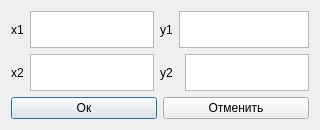
<?xml version="1.0" encoding="UTF-8"?>
<ui version="4.0">
 <class>CutGray</class>
 <widget class="QDialog" name="CutGray">
  <property name="geometry">
   <rect>
    <x>0</x>
    <y>0</y>
    <width>320</width>
    <height>130</height>
   </rect>
  </property>
  <property name="minimumSize">
   <size>
    <width>320</width>
    <height>130</height>
   </size>
  </property>
  <property name="maximumSize">
   <size>
    <width>320</width>
    <height>130</height>
   </size>
  </property>
  <property name="windowTitle">
   <string/>
  </property>
  <layout class="QVBoxLayout" name="verticalLayout">
   <item>
    <layout class="QGridLayout" name="gridLayout">
     <item row="0" column="0">
      <widget class="QLabel" name="label">
       <property name="text">
        <string>x1</string>
       </property>
      </widget>
     </item>
     <item row="0" column="1">
      <widget class="QTextBrowser" name="x1">
       <property name="readOnly">
        <bool>false</bool>
       </property>
       <property name="html">
        <string>&lt;!DOCTYPE HTML PUBLIC &quot;-//W3C//DTD HTML 4.0//EN&quot; &quot;http://www.w3.org/TR/REC-html40/strict.dtd&quot;&gt;
&lt;html&gt;&lt;head&gt;&lt;meta name=&quot;qrichtext&quot; content=&quot;1&quot; /&gt;&lt;style type=&quot;text/css&quot;&gt;
p, li { white-space: pre-wrap; }
&lt;/style&gt;&lt;/head&gt;&lt;body style=&quot; font-family:'Ubuntu'; font-size:11pt; font-weight:400; font-style:normal;&quot;&gt;
&lt;p style=&quot;-qt-paragraph-type:empty; margin-top:0px; margin-bottom:0px; margin-left:0px; margin-right:0px; -qt-block-indent:0; text-indent:0px;&quot;&gt;&lt;br /&gt;&lt;/p&gt;&lt;/body&gt;&lt;/html&gt;</string>
       </property>
      </widget>
     </item>
     <item row="0" column="2">
      <widget class="QLabel" name="label_3">
       <property name="text">
        <string>y1</string>
       </property>
      </widget>
     </item>
     <item row="0" column="3" colspan="2">
      <widget class="QTextBrowser" name="y1">
       <property name="readOnly">
        <bool>false</bool>
       </property>
       <property name="html">
        <string>&lt;!DOCTYPE HTML PUBLIC &quot;-//W3C//DTD HTML 4.0//EN&quot; &quot;http://www.w3.org/TR/REC-html40/strict.dtd&quot;&gt;
&lt;html&gt;&lt;head&gt;&lt;meta name=&quot;qrichtext&quot; content=&quot;1&quot; /&gt;&lt;style type=&quot;text/css&quot;&gt;
p, li { white-space: pre-wrap; }
&lt;/style&gt;&lt;/head&gt;&lt;body style=&quot; font-family:'Ubuntu'; font-size:11pt; font-weight:400; font-style:normal;&quot;&gt;
&lt;p style=&quot;-qt-paragraph-type:empty; margin-top:0px; margin-bottom:0px; margin-left:0px; margin-right:0px; -qt-block-indent:0; text-indent:0px;&quot;&gt;&lt;br /&gt;&lt;/p&gt;&lt;/body&gt;&lt;/html&gt;</string>
       </property>
      </widget>
     </item>
     <item row="1" column="0">
      <widget class="QLabel" name="label_2">
       <property name="text">
        <string>x2</string>
       </property>
      </widget>
     </item>
     <item row="1" column="1">
      <widget class="QTextBrowser" name="x2">
       <property name="readOnly">
        <bool>false</bool>
       </property>
       <property name="html">
        <string>&lt;!DOCTYPE HTML PUBLIC &quot;-//W3C//DTD HTML 4.0//EN&quot; &quot;http://www.w3.org/TR/REC-html40/strict.dtd&quot;&gt;
&lt;html&gt;&lt;head&gt;&lt;meta name=&quot;qrichtext&quot; content=&quot;1&quot; /&gt;&lt;style type=&quot;text/css&quot;&gt;
p, li { white-space: pre-wrap; }
&lt;/style&gt;&lt;/head&gt;&lt;body style=&quot; font-family:'Ubuntu'; font-size:11pt; font-weight:400; font-style:normal;&quot;&gt;
&lt;p style=&quot;-qt-paragraph-type:empty; margin-top:0px; margin-bottom:0px; margin-left:0px; margin-right:0px; -qt-block-indent:0; text-indent:0px;&quot;&gt;&lt;br /&gt;&lt;/p&gt;&lt;/body&gt;&lt;/html&gt;</string>
       </property>
      </widget>
     </item>
     <item row="1" column="2" colspan="2">
      <widget class="QLabel" name="label_4">
       <property name="text">
        <string>y2</string>
       </property>
      </widget>
     </item>
     <item row="1" column="4">
      <widget class="QTextBrowser" name="y2">
       <property name="readOnly">
        <bool>false</bool>
       </property>
       <property name="html">
        <string>&lt;!DOCTYPE HTML PUBLIC &quot;-//W3C//DTD HTML 4.0//EN&quot; &quot;http://www.w3.org/TR/REC-html40/strict.dtd&quot;&gt;
&lt;html&gt;&lt;head&gt;&lt;meta name=&quot;qrichtext&quot; content=&quot;1&quot; /&gt;&lt;style type=&quot;text/css&quot;&gt;
p, li { white-space: pre-wrap; }
&lt;/style&gt;&lt;/head&gt;&lt;body style=&quot; font-family:'Ubuntu'; font-size:11pt; font-weight:400; font-style:normal;&quot;&gt;
&lt;p style=&quot;-qt-paragraph-type:empty; margin-top:0px; margin-bottom:0px; margin-left:0px; margin-right:0px; -qt-block-indent:0; text-indent:0px;&quot;&gt;&lt;br /&gt;&lt;/p&gt;&lt;/body&gt;&lt;/html&gt;</string>
       </property>
      </widget>
     </item>
    </layout>
   </item>
   <item>
    <layout class="QHBoxLayout" name="horizontalLayout">
     <item>
      <widget class="QPushButton" name="pushButton">
       <property name="text">
        <string>Ок</string>
       </property>
      </widget>
     </item>
     <item>
      <widget class="QPushButton" name="pushButton_2">
       <property name="text">
        <string>Отменить</string>
       </property>
      </widget>
     </item>
    </layout>
   </item>
  </layout>
 </widget>
 <resources/>
 <connections/>
</ui>
